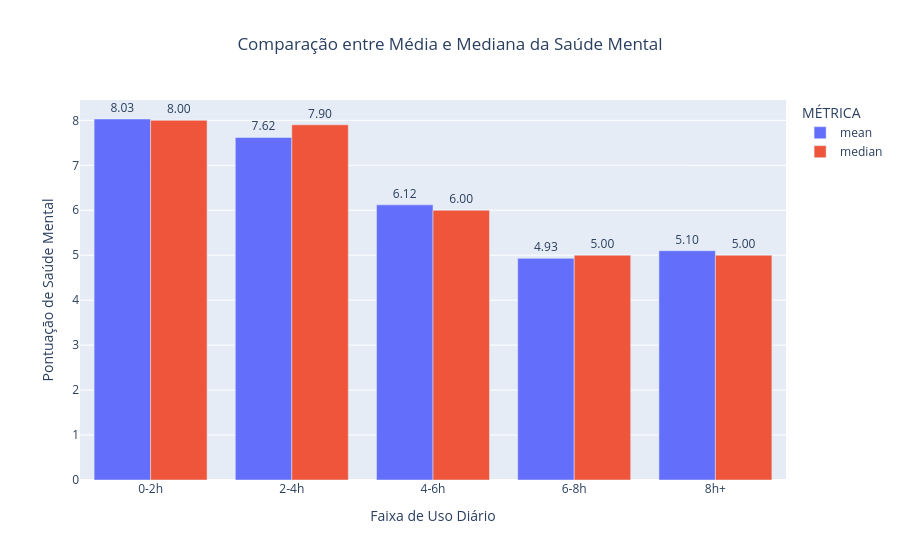

Here is the notebook cell this chart was saved with:
### Code cell
df_melted = df_grouped.melt(
    id_vars="FAIXA_USO",
    value_vars=["mean", "median"],
    var_name="MÉTRICA",
    value_name="VALOR"
).round(2)

fig = px.bar(
    df_melted,
    x="FAIXA_USO",
    y="VALOR",
    color="MÉTRICA",
    barmode="group",
    title="Comparação entre Média e Mediana da Saúde Mental"
)

fig.update_traces(texttemplate='%{y:.2f}', textposition='outside')

fig.update_layout(
    xaxis_title="Faixa de Uso Diário",
    yaxis_title="Pontuação de Saúde Mental",
    title_x=0.5
)

fig.show()

### Figure 1 — Plotly figure (JSON) as saved in the notebook; plotly's stock layout.template omitted (floating-point values rounded to 4 significant figures)
{"data": [{"alignmentgroup": "True", "hovertemplate": "MÉTRICA=mean<br>FAIXA_USO=%{x}<br>VALOR=%{y}<extra></extra>", "legendgroup": "mean", "marker": {"color": "#636efa", "pattern": {"shape": ""}}, "name": "mean", "offsetgroup": "mean", "orientation": "v", "showlegend": true, "textposition": "outside", "texttemplate": "%{y:.2f}", "type": "bar", "x": ["0-2h", "2-4h", "4-6h", "6-8h", "8h+"], "xaxis": "x", "y": [8.03, 7.62, 6.12, 4.93, 5.1], "yaxis": "y"}, {"alignmentgroup": "True", "hovertemplate": "MÉTRICA=median<br>FAIXA_USO=%{x}<br>VALOR=%{y}<extra></extra>", "legendgroup": "median", "marker": {"color": "#EF553B", "pattern": {"shape": ""}}, "name": "median", "offsetgroup": "median", "orientation": "v", "showlegend": true, "textposition": "outside", "texttemplate": "%{y:.2f}", "type": "bar", "x": ["0-2h", "2-4h", "4-6h", "6-8h", "8h+"], "xaxis": "x", "y": [8.0, 7.9, 6.0, 5.0, 5.0], "yaxis": "y"}], "layout": {"barmode": "group", "legend": {"title": {"text": "MÉTRICA"}, "tracegroupgap": 0}, "title": {"text": "Comparação entre Média e Mediana da Saúde Mental", "x": 0.5}, "xaxis": {"anchor": "y", "domain": [0, 1], "title": {"text": "Faixa de Uso Diário"}}, "yaxis": {"anchor": "x", "domain": [0, 1], "title": {"text": "Pontuação de Saúde Mental"}}}}
